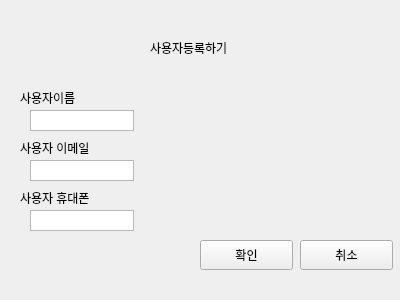
<?xml version="1.0" encoding="UTF-8"?>
<ui version="4.0">
 <class>Form</class>
 <widget class="QWidget" name="Form">
  <property name="geometry">
   <rect>
    <x>0</x>
    <y>0</y>
    <width>400</width>
    <height>300</height>
   </rect>
  </property>
  <property name="windowTitle">
   <string>Form</string>
  </property>
  <widget class="QLabel" name="usersignup_label">
   <property name="geometry">
    <rect>
     <x>150</x>
     <y>40</y>
     <width>131</width>
     <height>16</height>
    </rect>
   </property>
   <property name="text">
    <string>사용자등록하기</string>
   </property>
  </widget>
  <widget class="QLabel" name="user_name_label">
   <property name="geometry">
    <rect>
     <x>20</x>
     <y>90</y>
     <width>81</width>
     <height>16</height>
    </rect>
   </property>
   <property name="text">
    <string>사용자이름</string>
   </property>
  </widget>
  <widget class="QTextEdit" name="user_name_InputTextbox">
   <property name="geometry">
    <rect>
     <x>30</x>
     <y>110</y>
     <width>104</width>
     <height>21</height>
    </rect>
   </property>
   <property name="autoFillBackground">
    <bool>false</bool>
   </property>
   <property name="inputMethodHints">
    <set>Qt::ImhNone</set>
   </property>
   <property name="verticalScrollBarPolicy">
    <enum>Qt::ScrollBarAlwaysOff</enum>
   </property>
   <property name="horizontalScrollBarPolicy">
    <enum>Qt::ScrollBarAlwaysOff</enum>
   </property>
   <property name="sizeAdjustPolicy">
    <enum>QAbstractScrollArea::AdjustIgnored</enum>
   </property>
   <property name="html">
    <string>&lt;!DOCTYPE HTML PUBLIC &quot;-//W3C//DTD HTML 4.0//EN&quot; &quot;http://www.w3.org/TR/REC-html40/strict.dtd&quot;&gt;
&lt;html&gt;&lt;head&gt;&lt;meta name=&quot;qrichtext&quot; content=&quot;1&quot; /&gt;&lt;style type=&quot;text/css&quot;&gt;
p, li { white-space: pre-wrap; }
&lt;/style&gt;&lt;/head&gt;&lt;body style=&quot; font-family:'Gulim'; font-size:9pt; font-weight:400; font-style:normal;&quot;&gt;
&lt;p style=&quot;-qt-paragraph-type:empty; margin-top:0px; margin-bottom:0px; margin-left:0px; margin-right:0px; -qt-block-indent:0; text-indent:0px;&quot;&gt;&lt;br /&gt;&lt;/p&gt;
&lt;p style=&quot;-qt-paragraph-type:empty; margin-top:0px; margin-bottom:0px; margin-left:0px; margin-right:0px; -qt-block-indent:0; text-indent:0px;&quot;&gt;&lt;br /&gt;&lt;/p&gt;&lt;/body&gt;&lt;/html&gt;</string>
   </property>
   <property name="overwriteMode">
    <bool>false</bool>
   </property>
   <property name="acceptRichText">
    <bool>true</bool>
   </property>
  </widget>
  <widget class="QTextEdit" name="user_email_Input_Textbox">
   <property name="geometry">
    <rect>
     <x>30</x>
     <y>160</y>
     <width>104</width>
     <height>21</height>
    </rect>
   </property>
   <property name="autoFillBackground">
    <bool>false</bool>
   </property>
   <property name="inputMethodHints">
    <set>Qt::ImhNone</set>
   </property>
   <property name="verticalScrollBarPolicy">
    <enum>Qt::ScrollBarAlwaysOff</enum>
   </property>
   <property name="horizontalScrollBarPolicy">
    <enum>Qt::ScrollBarAlwaysOff</enum>
   </property>
   <property name="sizeAdjustPolicy">
    <enum>QAbstractScrollArea::AdjustIgnored</enum>
   </property>
   <property name="html">
    <string>&lt;!DOCTYPE HTML PUBLIC &quot;-//W3C//DTD HTML 4.0//EN&quot; &quot;http://www.w3.org/TR/REC-html40/strict.dtd&quot;&gt;
&lt;html&gt;&lt;head&gt;&lt;meta name=&quot;qrichtext&quot; content=&quot;1&quot; /&gt;&lt;style type=&quot;text/css&quot;&gt;
p, li { white-space: pre-wrap; }
&lt;/style&gt;&lt;/head&gt;&lt;body style=&quot; font-family:'Gulim'; font-size:9pt; font-weight:400; font-style:normal;&quot;&gt;
&lt;p style=&quot;-qt-paragraph-type:empty; margin-top:0px; margin-bottom:0px; margin-left:0px; margin-right:0px; -qt-block-indent:0; text-indent:0px;&quot;&gt;&lt;br /&gt;&lt;/p&gt;
&lt;p style=&quot;-qt-paragraph-type:empty; margin-top:0px; margin-bottom:0px; margin-left:0px; margin-right:0px; -qt-block-indent:0; text-indent:0px;&quot;&gt;&lt;br /&gt;&lt;/p&gt;&lt;/body&gt;&lt;/html&gt;</string>
   </property>
   <property name="overwriteMode">
    <bool>false</bool>
   </property>
   <property name="acceptRichText">
    <bool>true</bool>
   </property>
  </widget>
  <widget class="QTextEdit" name="user_phone_inputTextbox">
   <property name="geometry">
    <rect>
     <x>30</x>
     <y>210</y>
     <width>104</width>
     <height>21</height>
    </rect>
   </property>
   <property name="autoFillBackground">
    <bool>false</bool>
   </property>
   <property name="inputMethodHints">
    <set>Qt::ImhNone</set>
   </property>
   <property name="verticalScrollBarPolicy">
    <enum>Qt::ScrollBarAlwaysOff</enum>
   </property>
   <property name="horizontalScrollBarPolicy">
    <enum>Qt::ScrollBarAlwaysOff</enum>
   </property>
   <property name="sizeAdjustPolicy">
    <enum>QAbstractScrollArea::AdjustIgnored</enum>
   </property>
   <property name="html">
    <string>&lt;!DOCTYPE HTML PUBLIC &quot;-//W3C//DTD HTML 4.0//EN&quot; &quot;http://www.w3.org/TR/REC-html40/strict.dtd&quot;&gt;
&lt;html&gt;&lt;head&gt;&lt;meta name=&quot;qrichtext&quot; content=&quot;1&quot; /&gt;&lt;style type=&quot;text/css&quot;&gt;
p, li { white-space: pre-wrap; }
&lt;/style&gt;&lt;/head&gt;&lt;body style=&quot; font-family:'Gulim'; font-size:9pt; font-weight:400; font-style:normal;&quot;&gt;
&lt;p style=&quot;-qt-paragraph-type:empty; margin-top:0px; margin-bottom:0px; margin-left:0px; margin-right:0px; -qt-block-indent:0; text-indent:0px;&quot;&gt;&lt;br /&gt;&lt;/p&gt;
&lt;p style=&quot;-qt-paragraph-type:empty; margin-top:0px; margin-bottom:0px; margin-left:0px; margin-right:0px; -qt-block-indent:0; text-indent:0px;&quot;&gt;&lt;br /&gt;&lt;/p&gt;&lt;/body&gt;&lt;/html&gt;</string>
   </property>
   <property name="overwriteMode">
    <bool>false</bool>
   </property>
   <property name="acceptRichText">
    <bool>true</bool>
   </property>
  </widget>
  <widget class="QLabel" name="user_email_label">
   <property name="geometry">
    <rect>
     <x>20</x>
     <y>140</y>
     <width>101</width>
     <height>16</height>
    </rect>
   </property>
   <property name="text">
    <string>사용자 이메일</string>
   </property>
  </widget>
  <widget class="QLabel" name="user_phone_label">
   <property name="geometry">
    <rect>
     <x>20</x>
     <y>190</y>
     <width>101</width>
     <height>16</height>
    </rect>
   </property>
   <property name="text">
    <string>사용자 휴대폰</string>
   </property>
  </widget>
  <widget class="QPushButton" name="usersignup_YES">
   <property name="geometry">
    <rect>
     <x>200</x>
     <y>240</y>
     <width>93</width>
     <height>30</height>
    </rect>
   </property>
   <property name="text">
    <string>확인</string>
   </property>
  </widget>
  <widget class="QPushButton" name="usersignup_NO">
   <property name="geometry">
    <rect>
     <x>300</x>
     <y>240</y>
     <width>93</width>
     <height>30</height>
    </rect>
   </property>
   <property name="text">
    <string>취소</string>
   </property>
  </widget>
 </widget>
 <resources/>
 <connections/>
</ui>
